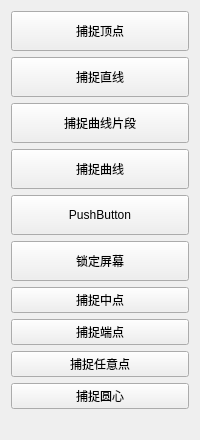
      <widget class="QWidget" name="page_1">
       <layout class="QGridLayout" name="gridLayout_2">
        <item row="4" column="0">
         <widget class="QPushButton" name="pushButton_16">
          <property name="minimumSize">
           <size>
            <width>0</width>
            <height>40</height>
           </size>
          </property>
          <property name="maximumSize">
           <size>
            <width>16777215</width>
            <height>40</height>
           </size>
          </property>
          <property name="text">
           <string>捕捉曲线</string>
          </property>
         </widget>
        </item>
        <item row="6" column="0">
         <widget class="QPushButton" name="pushButton_24">
          <property name="minimumSize">
           <size>
            <width>0</width>
            <height>40</height>
           </size>
          </property>
          <property name="text">
           <string>锁定屏幕</string>
          </property>
         </widget>
        </item>
        <item row="8" column="0">
         <widget class="QPushButton" name="pushButton_26">
          <property name="text">
           <string>捕捉端点</string>
          </property>
         </widget>
        </item>
        <item row="5" column="0">
         <widget class="QPushButton" name="pushButton_17">
          <property name="minimumSize">
           <size>
            <width>0</width>
            <height>40</height>
           </size>
          </property>
          <property name="text">
           <string>PushButton</string>
          </property>
         </widget>
        </item>
        <item row="11" column="0">
         <widget class="QLabel" name="label_2">
          <property name="text">
           <string/>
          </property>
         </widget>
        </item>
        <item row="3" column="0">
         <widget class="QPushButton" name="pushButton_5">
          <property name="minimumSize">
           <size>
            <width>0</width>
            <height>40</height>
           </size>
          </property>
          <property name="maximumSize">
           <size>
            <width>16777215</width>
            <height>40</height>
           </size>
          </property>
          <property name="text">
           <string>捕捉曲线片段</string>
          </property>
         </widget>
        </item>
        <item row="1" column="0">
         <widget class="QPushButton" name="pushButton_3">
          <property name="minimumSize">
           <size>
            <width>0</width>
            <height>40</height>
           </size>
          </property>
          <property name="maximumSize">
           <size>
            <width>16777215</width>
            <height>40</height>
           </size>
          </property>
          <property name="text">
           <string>捕捉顶点</string>
          </property>
         </widget>
        </item>
        <item row="7" column="0">
         <widget class="QPushButton" name="pushButton_25">
          <property name="text">
           <string>捕捉中点</string>
          </property>
         </widget>
        </item>
        <item row="2" column="0">
         <widget class="QPushButton" name="pushButton_4">
          <property name="minimumSize">
           <size>
            <width>0</width>
            <height>40</height>
           </size>
          </property>
          <property name="maximumSize">
           <size>
            <width>16777215</width>
            <height>40</height>
           </size>
          </property>
          <property name="text">
           <string>捕捉直线</string>
          </property>
         </widget>
        </item>
        <item row="9" column="0">
         <widget class="QPushButton" name="pushButton_27">
          <property name="text">
           <string>捕捉任意点</string>
          </property>
         </widget>
        </item>
        <item row="10" column="0">
         <widget class="QPushButton" name="pushButton_28">
          <property name="text">
           <string>捕捉圆心</string>
          </property>
         </widget>
        </item>
       </layout>
      </widget>
